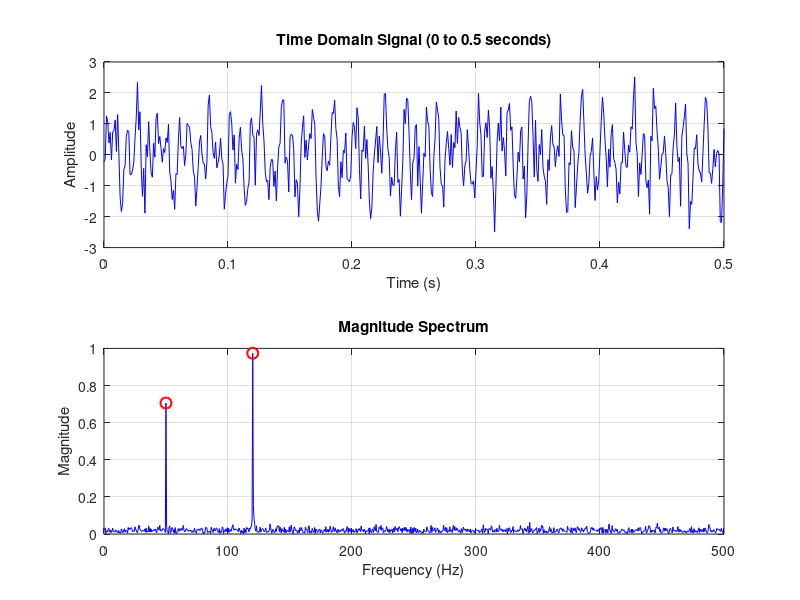

The MATLAB script that drew this image:
clear all;
close all;
clc;

% Load signal processing package
pkg load signal;

% Load the audio signal
load('audio_signal.mat');

% Step 3: Fourier Analysis
N = length(signal);
Y = fft(signal);
f = (0:N-1) * (Fs/N);

% Keep only the first half (up to Nyquist frequency)
half_N = floor(N/2) + 1;
Y_half = Y(1:half_N);
f_half = f(1:half_N);

% Compute magnitude spectrum
magnitude = abs(Y_half) / (N/2);
magnitude(1) = magnitude(1) / 2;  % Correct DC component

% Step 4: Visualization
% Find indices for first 0.5 seconds
idx = t <= 0.5;

figure;

% Top subplot: Time domain (first 0.5 seconds)
subplot(2,1,1);
plot(t(idx), signal(idx), 'b');
title('Time Domain Signal (0 to 0.5 seconds)');
xlabel('Time (s)');
ylabel('Amplitude');
grid on;

% Bottom subplot: Magnitude spectrum
subplot(2,1,2);
plot(f_half, magnitude, 'b');
title('Magnitude Spectrum');
xlabel('Frequency (Hz)');
ylabel('Magnitude');
grid on;
xlim([0 Fs/2]);

% Step 5: Peak Detection
% Find peaks in magnitude spectrum (ignore DC component)
min_peak_height = 0.1;  % Minimum peak height threshold
[peaks, locs] = findpeaks(magnitude(2:end), 'MinPeakHeight', min_peak_height);

% Sort peaks and keep top 2
[peaks_sorted, sort_idx] = sort(peaks, 'descend');
peaks_sorted = peaks_sorted(1:2);
locs_sorted = locs(sort_idx(1:2));

% Convert indices to actual frequencies
peak_freqs = f_half(locs_sorted + 1);  % +1 because we started from index 2

% Mark peaks on magnitude spectrum
subplot(2,1,2);
hold on;
plot(peak_freqs, peaks_sorted, 'ro', 'MarkerSize', 8, 'LineWidth', 1.5);
hold off;

% Print detected frequencies
fprintf('Detected dominant frequencies:\n');
for i = 1:length(peak_freqs)
    fprintf('  %.1f Hz (magnitude: %.3f)\n', peak_freqs(i), peaks_sorted(i));
end

% Save figure
print('spectrum_analysis.png', '-dpng', '-r150');
disp('Figure saved as spectrum_analysis.png');
